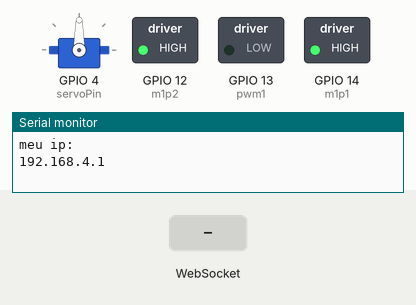
This sketch was run on a simulated ESP8266 (NodeMCU). On the bench: servo, switched loads named in the sketch (green lamp = pin HIGH), the last lines printed to the serial monitor. The test bench sets the inputs (shaded band).

Above: at 1.2 s.
1.3 s: WebSocket text "90" received
At 1.6 s:
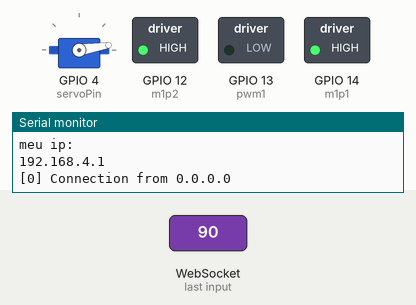
2.8 s: WebSocket text "5" received
At 3.2 s:
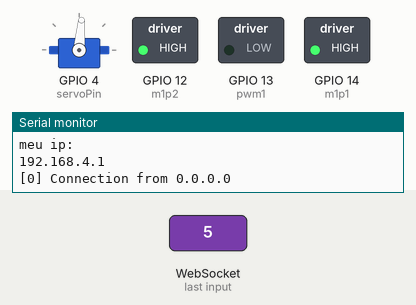
Timing chart, 0 to 5.8 s (numbered marks = the images above; inputs shaded):
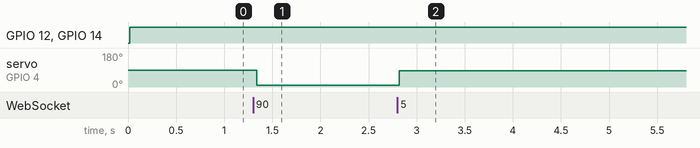

Measured:
- after the input at 1.3 s, servo on GPIO 4 (servoPin): 90° → 9° at once
- after the input at 2.8 s, servo on GPIO 4 (servoPin): 9° → 85° at once

The sketch:

esp_motor_leme.ino
```cpp
#include <ESPAsyncWebServer.h>
#include <WebSocketsServer.h>

#ifdef ESP32
  #include <ESP32Servo.h>
  #include <WiFi.h>
#else
  #include <Servo.h>
  #include <ESP8266WiFi.h>
#endif

// mudar para o nome de seu wifi e a sua senha
const char *ssid = "esp";
const char *password = "12341234";
const int dns_port = 53;
const int http_port = 80;
const int ws_port = 1337;

// Motor A
#ifdef ESP32
  const int m1p1 = 25;
  const int m1p2 = 33;
  const int pwm1 = 14;
  const int servoPin = 12;
  const int freq = 30000;
  const int pwmChannel = 0;
  const int resolution = 8;
#else
  const int m1p1 = 14; // D5
  const int m1p2 = 12; // D6
  const int pwm1 = 13; // D7
  const int servoPin = 4;    // D2
#endif

// servo
Servo servo;
int diff;

// tempo atual
unsigned long currentTime = millis();
// tempo passado
unsigned long previousTime = 0;
// definir tempo de timeout (exemplo: 2000ms = 2s)
const long timeoutTime = 2000;

// Globals
AsyncWebServer server(80);
WebSocketsServer webSocket = WebSocketsServer(1337);
char msg_buf[10];
char *strtokindex;
int px, py, v = 0;

void moverRobo()
{

  v = 0;

  delay(20);

  if (py < 0)
  {
    digitalWrite(m1p1, HIGH);
    digitalWrite(m1p2, LOW);

    // converte o valor do joystick para o valor correto para a ponte HAumenta a velocidade do motor
    v = map(py, -10, -100, 150, 255);
    ;
  }
  else if (py > 0)
  {
    digitalWrite(m1p1, LOW);
    digitalWrite(m1p2, HIGH);

    // converte o valor do joystick para o valor correto para a ponte H
    v = map(py, 10, 100, 150, 255);
  }
  // Faz com que o motor fique parado caso o joystick esteja centralizado
  else
  {
    digitalWrite(m1p1, HIGH);
    digitalWrite(m1p2, HIGH);
    v = 0;
  }

  diff = map(px, -100, 100, 180, 0);
  servo.write(diff);

#ifdef ESP32
  // o esp 32 nao suporta o analogWrite, logo, funcao diferente
  ledcWrite(pwmChannel, v);
#else
  analogWrite(pwm1, v);
#endif
}

// Callback: recebendo mensagens websocket
void onWebSocketEvent(uint8_t client_num, WStype_t type, uint8_t *payload, size_t length)
{

  // descobrir qual o tipo de mensagem/evento
  switch (type)
  {

  // Cliente desconectou
  case WStype_DISCONNECTED:
    Serial.printf("[%u] Disconnected!\n", client_num);
    break;

  // Novo cliente conectou
  case WStype_CONNECTED:
  {
    IPAddress ip = webSocket.remoteIP(client_num);
    Serial.printf("[%u] Connection from ", client_num);
    Serial.println(ip.toString());
  }
  break;

  case WStype_TEXT:
  {
    strtokindex = strtok((char *)payload, " ");
    px = atoi(strtokindex);

    strtokindex = strtok(NULL, " ");
    py = atoi(strtokindex);

    /* somente para debug
    Serial.print("X: ");
    Serial.print(px);
    Serial.print("  Y: ");
    Serial.println(py);
    */
  }
  break;

  // para o resto: nao fazer nada
  case WStype_BIN:
  case WStype_ERROR:
  case WStype_FRAGMENT_TEXT_START:
  case WStype_FRAGMENT_BIN_START:
  case WStype_FRAGMENT:
  case WStype_FRAGMENT_FIN:
  default:
    break;
  }
}

void setup()
{
  pinMode(m1p1, OUTPUT);
  pinMode(m1p2, OUTPUT);
  pinMode(pwm1, OUTPUT);
  servo.attach(servoPin);

#ifdef ESP32
  ledcSetup(pwmChannel, freq, resolution);
  ledcAttachPin(pwm1, pwmChannel);
#endif

  // inicia porta serial
  Serial.begin(115200);
  // inicia ponto de acesso
  WiFi.softAP(ssid, password);
  // printa o ip no serial terminal
  Serial.println("meu ip: ");
  Serial.println(WiFi.softAPIP());
  // inicia servidor web
  server.begin();
  // inicia websocket
  webSocket.begin();
  webSocket.onEvent(onWebSocketEvent);
}

void loop()
{

  // Look for and handle WebSocket data
  webSocket.loop();
  moverRobo();
}
```
